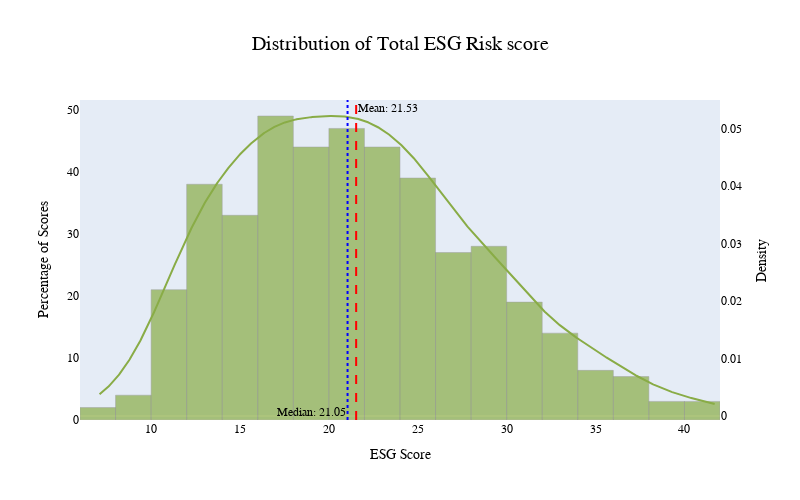
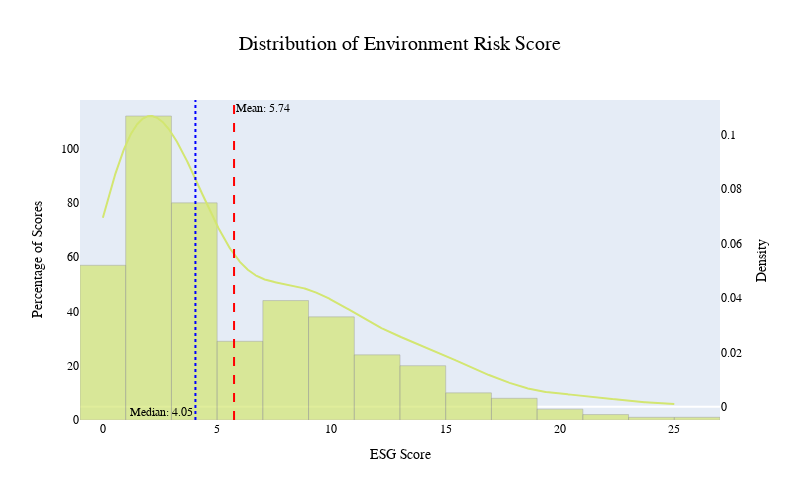
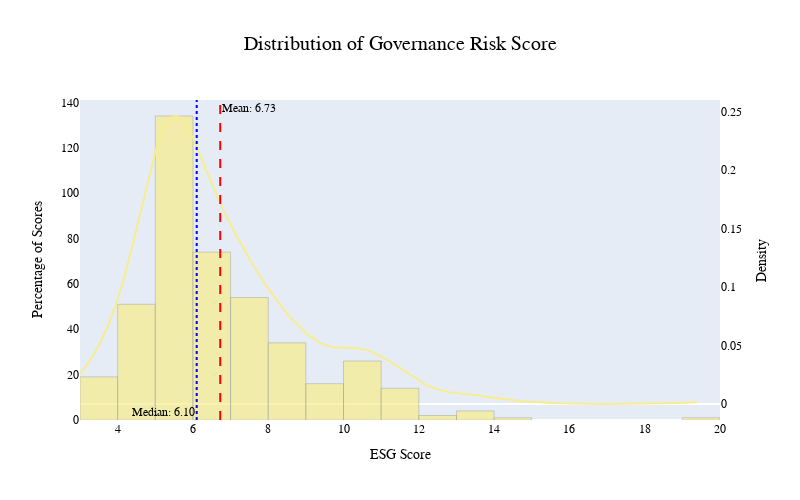
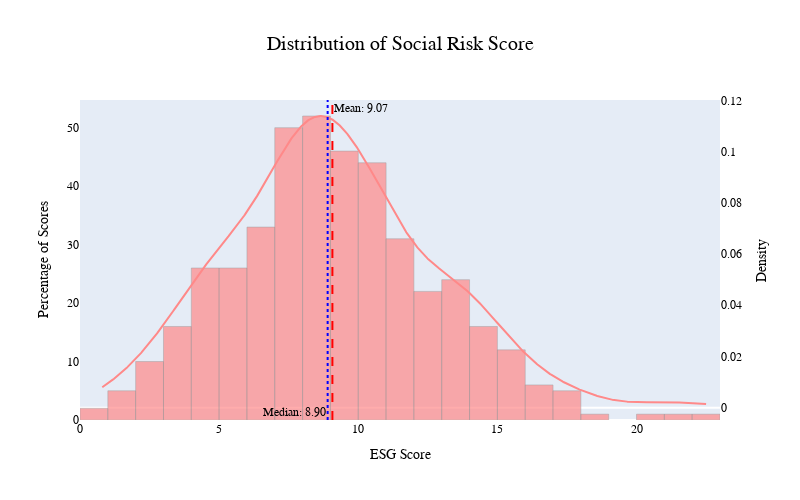

The cell these charts' notebook holds for them, in order:
### Code cell
import pandas as pd
import plotly.graph_objects as go
import plotly.express as px
import numpy as np
from scipy.stats import gaussian_kde
from plotly.subplots import make_subplots


esg_scores = df2_cleaned[['Total ESG Risk score', 'Environment Risk Score', 'Governance Risk Score', 'Social Risk Score', 'ESG Risk Level']]


# Melt the dataframe
esg_long = esg_scores.melt(id_vars=["ESG Risk Level"], var_name="ESG Category", value_name="Score")
esg_long["ESG Category"] = esg_long["ESG Category"].astype("category")
# Define category colors
category_colors = {
    "Total ESG Risk score": "#89ac46", 
    "Environment Risk Score": "#d3e671", 
    "Governance Risk Score": "#f8ed8c", 
    "Social Risk Score": "#ff8989"
}

def plot1():

    # Create individual histograms for each ESG category
    for col in esg_scores.columns[:-1]:  
        
        data = esg_long[esg_long['ESG Category'] == col]['Score']
        
        # Create a histogram using Plotly Express
        fig = px.histogram(
            data, 
            x="Score", 
            nbins=25, 
            opacity=0.7, 
            title=f"Distribution of {col}", 
            color_discrete_sequence=[category_colors[col]],
            labels={"Score": "ESG Score", "percent": "Percentage of Scores"},
            

        )
        
        # Remove gridlines
        fig.update_yaxes(showgrid=False, showticklabels=True, title_text="Percentage of Scores")
        fig.update_xaxes(showgrid=False, title_text="ESG Score")
        
        # Adjust layout settings
        fig.update_layout(
            height=500,
            width=800,
            showlegend=False,
            title_font_size=20,  
            title_x=0.5,
            font=dict(family="Arial", size=12, color="black") 
        )
        
        # Calculate KDE using scipy
        kde = gaussian_kde(data)
        x = np.linspace(data.min(), data.max(), 1000)  
        y = kde(x)  # Calculate KDE values
        
        # Add a secondary y-axis for the KDE line
        fig.update_layout(
            yaxis2=dict(
                title="Density",
                overlaying="y", 
                side="right",  # Place the secondary y-axis on the right
                showgrid=False
            )
        )
        
        # Add a density line (KDE) to the histogram on the secondary y-axis
        fig.add_trace(
            go.Scatter(
                x=x,
                y=y,
                mode='lines',
                name=f'{col} KDE',  # KDE label
                line=dict(color=category_colors[col], dash='solid', width=2),
                showlegend=False,
                yaxis="y2"  
            )
        )
        
        # Add mean and median lines
        mean = data.mean()
        median = data.median()
        
        # Add mean line
        fig.add_vline(
            x=mean, 
            line=dict(color="red", width=2, dash="dash"), 
            annotation_text=f"Mean: {mean:.2f}", 
            annotation_position="top right"
        )
        
        # Add median line
        fig.add_vline(

            x=median, 
            line=dict(color="blue", width=2, dash="dot"), 
            annotation_text=f"Median: {median:.2f}", 
            annotation_position="bottom left"
        )

        fig.update_traces(marker=dict(line=dict(color='grey', width=0.5)))  
        
        # Show plot
        fig.show()

def plot2(): 

    # Create a subplot with 1 row and 4 columns (for 4 categories)
    fig = make_subplots(
        rows=1, cols=4,  
        shared_yaxes=False,  
        column_titles=["Total ESG Risk score", "Environment Risk Score", "Governance Risk Score", "Social Risk Score"]
    )

    # Add histograms and KDE lines to each subplot
    for i, col in enumerate(esg_scores.columns[:-1]):
        esg_category_data = esg_long[esg_long['ESG Category'] == col]
        
        # Create the histogram for each category
        fig.add_trace(
            go.Histogram(
                x=esg_category_data['Score'],
                nbinsx=25,
                opacity=0.7,
                histnorm="percent",
                marker_color=category_colors[col],
                name=f"{col} Histogram", 
                showlegend = False
            ),
            row=1, col=i+1  # Place in the first row, i-th column
        )

        # Calculate KDE using scipy gaussian_kde
        kde = gaussian_kde(esg_category_data['Score'].dropna())  # KDE calculation (remove NaNs)
        x = np.linspace(esg_category_data['Score'].min(), esg_category_data['Score'].max(), 1000)  # X values for KDE line
        y = kde(x)  # KDE values

        # Add a KDE line to the plot
        fig.add_trace(
            go.Scatter(
                x=x,
                y=y * 100,  # Scale the KDE to match percentage values of histogram
                mode="lines",
                name=f"{col} KDE",
                line=dict(color=category_colors[col], width=2),
                showlegend=False  # Prevent adding to legend
            ),
            row=1, col=i+1  # Place in the first row, i-th column
        )

    # Update layout
    fig.update_layout(
        height=600,
        width=1200,
        showlegend=True,  # Optionally show legend for the color mapping
        title="Distribution of ESG Scores with KDE Lines",
        title_x=0.5,  # Center the title
        title_y=0.98,  # Adjust the title positioning
        bargap=0.1
    )

    # Remove gridlines and adjust axes
    fig.update_yaxes(showgrid=False)
    fig.update_xaxes(showgrid=False)

    # Show plot
    fig.show()

plot1()
plot2()

### Figure 1 — Plotly figure (JSON) as saved in the notebook; plotly's stock layout.template omitted (floating-point values rounded to 4 significant figures; data arrays with more than 128 entries replaced by an {"elided": "..."} marker saying what was removed)
{"data": [{"bingroup": "x", "hovertemplate": "ESG Score=%{x}<br>count=%{y}<extra></extra>", "legendgroup": "", "marker": {"color": "#89ac46", "line": {"color": "grey", "width": 0.5}, "opacity": 0.7, "pattern": {"shape": ""}}, "name": "", "nbinsx": 25, "orientation": "v", "showlegend": false, "type": "histogram", "x": {"elided": "430 float values"}, "xaxis": "x", "yaxis": "y"}, {"line": {"color": "#89ac46", "dash": "solid", "width": 2}, "marker": {"line": {"color": "grey", "width": 0.5}}, "mode": "lines", "name": "Total ESG Risk score KDE", "showlegend": false, "type": "scatter", "x": {"elided": "1000 float values"}, "y": {"elided": "1000 float values"}, "yaxis": "y2"}], "layout": {"annotations": [{"showarrow": false, "text": "Mean: 21.53", "x": 21.53, "xanchor": "left", "xref": "x", "y": 1, "yanchor": "top", "yref": "y domain"}, {"showarrow": false, "text": "Median: 21.05", "x": 21.05, "xanchor": "right", "xref": "x", "y": 0, "yanchor": "bottom", "yref": "y domain"}], "barmode": "relative", "font": {"color": "black", "family": "Arial", "size": 12}, "height": 500, "legend": {"tracegroupgap": 0}, "shapes": [{"line": {"color": "red", "dash": "dash", "width": 2}, "type": "line", "x0": 21.53, "x1": 21.53, "xref": "x", "y0": 0, "y1": 1, "yref": "y domain"}, {"line": {"color": "blue", "dash": "dot", "width": 2}, "type": "line", "x0": 21.05, "x1": 21.05, "xref": "x", "y0": 0, "y1": 1, "yref": "y domain"}], "showlegend": false, "title": {"font": {"size": 20}, "text": "Distribution of Total ESG Risk score", "x": 0.5}, "width": 800, "xaxis": {"anchor": "y", "domain": [0, 1], "showgrid": false, "title": {"text": "ESG Score"}}, "yaxis": {"anchor": "x", "domain": [0, 1], "showgrid": false, "showticklabels": true, "title": {"text": "Percentage of Scores"}}, "yaxis2": {"overlaying": "y", "showgrid": false, "side": "right", "title": {"text": "Density"}}}}

### Figure 2 — Plotly figure (JSON) as saved in the notebook; plotly's stock layout.template omitted (floating-point values rounded to 4 significant figures; data arrays with more than 128 entries replaced by an {"elided": "..."} marker saying what was removed)
{"data": [{"bingroup": "x", "hovertemplate": "ESG Score=%{x}<br>count=%{y}<extra></extra>", "legendgroup": "", "marker": {"color": "#d3e671", "line": {"color": "grey", "width": 0.5}, "opacity": 0.7, "pattern": {"shape": ""}}, "name": "", "nbinsx": 25, "orientation": "v", "showlegend": false, "type": "histogram", "x": {"elided": "430 float values"}, "xaxis": "x", "yaxis": "y"}, {"line": {"color": "#d3e671", "dash": "solid", "width": 2}, "marker": {"line": {"color": "grey", "width": 0.5}}, "mode": "lines", "name": "Environment Risk Score KDE", "showlegend": false, "type": "scatter", "x": {"elided": "1000 float values"}, "y": {"elided": "1000 float values"}, "yaxis": "y2"}], "layout": {"annotations": [{"showarrow": false, "text": "Mean: 5.74", "x": 5.74, "xanchor": "left", "xref": "x", "y": 1, "yanchor": "top", "yref": "y domain"}, {"showarrow": false, "text": "Median: 4.05", "x": 4.05, "xanchor": "right", "xref": "x", "y": 0, "yanchor": "bottom", "yref": "y domain"}], "barmode": "relative", "font": {"color": "black", "family": "Arial", "size": 12}, "height": 500, "legend": {"tracegroupgap": 0}, "shapes": [{"line": {"color": "red", "dash": "dash", "width": 2}, "type": "line", "x0": 5.74, "x1": 5.74, "xref": "x", "y0": 0, "y1": 1, "yref": "y domain"}, {"line": {"color": "blue", "dash": "dot", "width": 2}, "type": "line", "x0": 4.05, "x1": 4.05, "xref": "x", "y0": 0, "y1": 1, "yref": "y domain"}], "showlegend": false, "title": {"font": {"size": 20}, "text": "Distribution of Environment Risk Score", "x": 0.5}, "width": 800, "xaxis": {"anchor": "y", "domain": [0, 1], "showgrid": false, "title": {"text": "ESG Score"}}, "yaxis": {"anchor": "x", "domain": [0, 1], "showgrid": false, "showticklabels": true, "title": {"text": "Percentage of Scores"}}, "yaxis2": {"overlaying": "y", "showgrid": false, "side": "right", "title": {"text": "Density"}}}}

### Figure 3 — Plotly figure (JSON) as saved in the notebook; plotly's stock layout.template omitted (floating-point values rounded to 4 significant figures; data arrays with more than 128 entries replaced by an {"elided": "..."} marker saying what was removed)
{"data": [{"bingroup": "x", "hovertemplate": "ESG Score=%{x}<br>count=%{y}<extra></extra>", "legendgroup": "", "marker": {"color": "#f8ed8c", "line": {"color": "grey", "width": 0.5}, "opacity": 0.7, "pattern": {"shape": ""}}, "name": "", "nbinsx": 25, "orientation": "v", "showlegend": false, "type": "histogram", "x": {"elided": "430 float values"}, "xaxis": "x", "yaxis": "y"}, {"line": {"color": "#f8ed8c", "dash": "solid", "width": 2}, "marker": {"line": {"color": "grey", "width": 0.5}}, "mode": "lines", "name": "Governance Risk Score KDE", "showlegend": false, "type": "scatter", "x": {"elided": "1000 float values"}, "y": {"elided": "1000 float values"}, "yaxis": "y2"}], "layout": {"annotations": [{"showarrow": false, "text": "Mean: 6.73", "x": 6.725, "xanchor": "left", "xref": "x", "y": 1, "yanchor": "top", "yref": "y domain"}, {"showarrow": false, "text": "Median: 6.10", "x": 6.1, "xanchor": "right", "xref": "x", "y": 0, "yanchor": "bottom", "yref": "y domain"}], "barmode": "relative", "font": {"color": "black", "family": "Arial", "size": 12}, "height": 500, "legend": {"tracegroupgap": 0}, "shapes": [{"line": {"color": "red", "dash": "dash", "width": 2}, "type": "line", "x0": 6.725, "x1": 6.725, "xref": "x", "y0": 0, "y1": 1, "yref": "y domain"}, {"line": {"color": "blue", "dash": "dot", "width": 2}, "type": "line", "x0": 6.1, "x1": 6.1, "xref": "x", "y0": 0, "y1": 1, "yref": "y domain"}], "showlegend": false, "title": {"font": {"size": 20}, "text": "Distribution of Governance Risk Score", "x": 0.5}, "width": 800, "xaxis": {"anchor": "y", "domain": [0, 1], "showgrid": false, "title": {"text": "ESG Score"}}, "yaxis": {"anchor": "x", "domain": [0, 1], "showgrid": false, "showticklabels": true, "title": {"text": "Percentage of Scores"}}, "yaxis2": {"overlaying": "y", "showgrid": false, "side": "right", "title": {"text": "Density"}}}}

### Figure 4 — Plotly figure (JSON) as saved in the notebook; plotly's stock layout.template omitted (floating-point values rounded to 4 significant figures; data arrays with more than 128 entries replaced by an {"elided": "..."} marker saying what was removed)
{"data": [{"bingroup": "x", "hovertemplate": "ESG Score=%{x}<br>count=%{y}<extra></extra>", "legendgroup": "", "marker": {"color": "#ff8989", "line": {"color": "grey", "width": 0.5}, "opacity": 0.7, "pattern": {"shape": ""}}, "name": "", "nbinsx": 25, "orientation": "v", "showlegend": false, "type": "histogram", "x": {"elided": "430 float values"}, "xaxis": "x", "yaxis": "y"}, {"line": {"color": "#ff8989", "dash": "solid", "width": 2}, "marker": {"line": {"color": "grey", "width": 0.5}}, "mode": "lines", "name": "Social Risk Score KDE", "showlegend": false, "type": "scatter", "x": {"elided": "1000 float values"}, "y": {"elided": "1000 float values"}, "yaxis": "y2"}], "layout": {"annotations": [{"showarrow": false, "text": "Mean: 9.07", "x": 9.07, "xanchor": "left", "xref": "x", "y": 1, "yanchor": "top", "yref": "y domain"}, {"showarrow": false, "text": "Median: 8.90", "x": 8.9, "xanchor": "right", "xref": "x", "y": 0, "yanchor": "bottom", "yref": "y domain"}], "barmode": "relative", "font": {"color": "black", "family": "Arial", "size": 12}, "height": 500, "legend": {"tracegroupgap": 0}, "shapes": [{"line": {"color": "red", "dash": "dash", "width": 2}, "type": "line", "x0": 9.07, "x1": 9.07, "xref": "x", "y0": 0, "y1": 1, "yref": "y domain"}, {"line": {"color": "blue", "dash": "dot", "width": 2}, "type": "line", "x0": 8.9, "x1": 8.9, "xref": "x", "y0": 0, "y1": 1, "yref": "y domain"}], "showlegend": false, "title": {"font": {"size": 20}, "text": "Distribution of Social Risk Score", "x": 0.5}, "width": 800, "xaxis": {"anchor": "y", "domain": [0, 1], "showgrid": false, "title": {"text": "ESG Score"}}, "yaxis": {"anchor": "x", "domain": [0, 1], "showgrid": false, "showticklabels": true, "title": {"text": "Percentage of Scores"}}, "yaxis2": {"overlaying": "y", "showgrid": false, "side": "right", "title": {"text": "Density"}}}}
